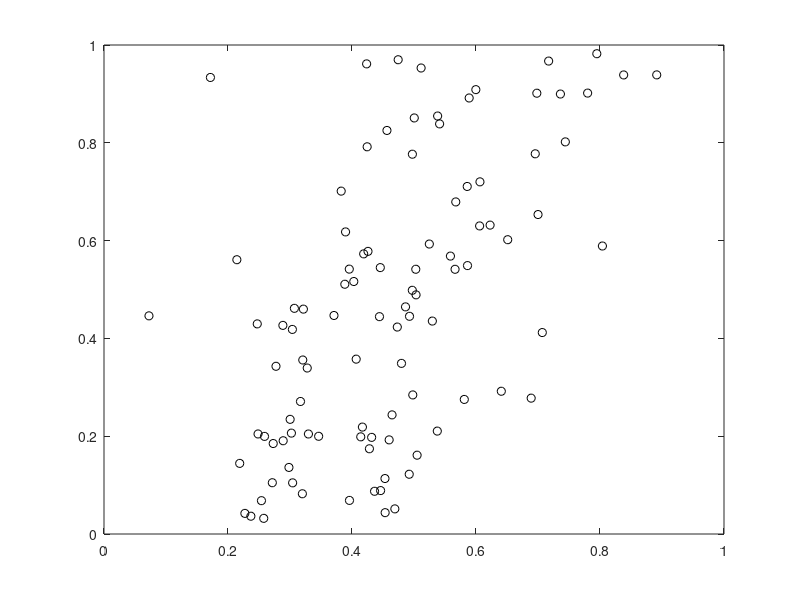
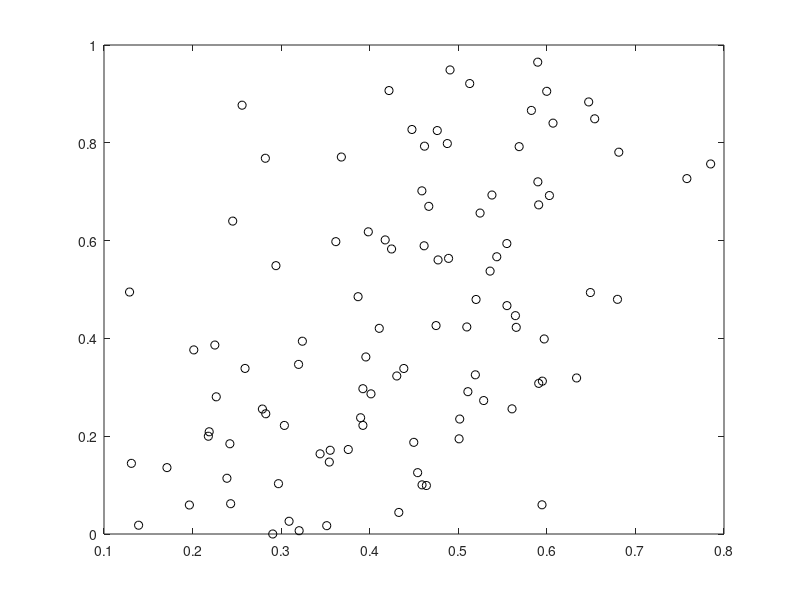
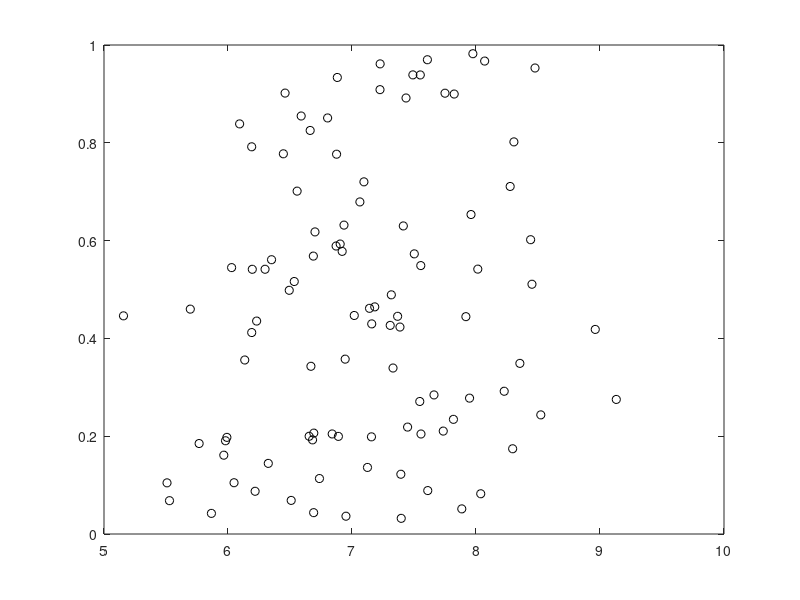
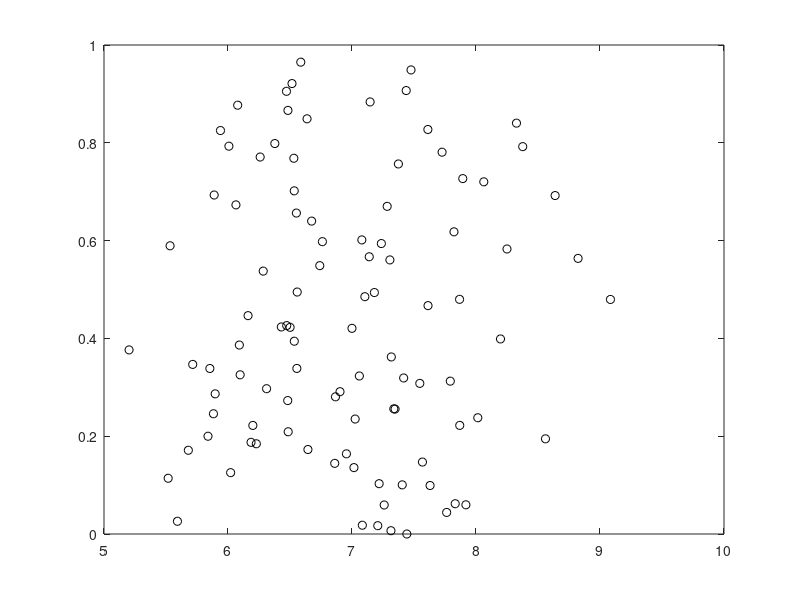

The MATLAB source for these figures, in order:
%% The dot product as a measure of similarity and it's relationship to the cos and angle between vectors
% ----------------------------------------------------------------------

x = [1/2^.5 1/2^.5 1/2^.5]; y = [1/2^.5 1/2^.5 1/2^.5]'; x*y

% dot product is proportional to cos(theta), where theta is angle between them
% it is cos(theta) * length of both vectors
cos(0)
cos(0) * norm(x) * norm(y)

cos(0) * norm(x) * norm(y)
x = rand(10, 1)'; y = rand(1, 10)'; x*y
cos(0) * norm(x) * norm(y)
x*y ./ norm(x) * norm(y)
x*y ./ (norm(x) * norm(y))
help cos
acos(x*y ./ (norm(x) * norm(y)))

acos(.9)*180/pi % in degrees


% norm is the sqrt(x'*x), the dot product with itself, the length of the vector

% x*y = cos(theta) * norm(x)*norm(y)

% cos(theta) = x*y / (norm(x)*norm(y))

% if norm(x)=norm(y)=1
% cos(theta)=x*y
% cos(theta)~x*y


%% Simulate a standard multiple regression model and solve several ways
% ----------------------------------------------------------------------

y = randn(100, 1);
X = randn(100, 5);
X(:, end+1) = 1;

% Standard regression equation with matrix inverse
b1 = inv(X'*X) * X' * y;

% Pseudoinverse
b2 = pinv(X) * y;

% Matrix left division formulation
b3 = X'*X \ X' * y;

% Matrix right division formulation

b4 = ((X' * y)' / (X' * X))';

b5 = X\y;

disp('These are all identical when the matrix X''*X is full-rank (well conditioned)')
disp('And regressors are therefore independent, model is identified')
[b1 b2 b3 b4 b5]


% help slash
%  Matrix division.
%   \   Backslash or left division.
%       A\B is the matrix division of A into B, which is roughly the
%       same as INV(A)*B , except it is computed in a different way.
%       If A is an N-by-N matrix and B is a column vector with N
%       components, or a matrix with several such columns, then
%       X = A\B is the solution to the equation A*X = B. A warning
%       message is printed if A is badly scaled or nearly 
%       singular.  A\EYE(SIZE(A)) produces the inverse of A.
%  
%       If A is an M-by-N matrix with M < or > N and B is a column
%       vector with M components, or a matrix with several such columns,
%       then X = A\B is the solution in the least squares sense to the
%       under- or overdetermined system of equations A*X = B. The
%       effective rank, K, of A is determined from the QR decomposition
%       with pivoting. A solution X is computed which has at most K
%       nonzero components per column. If K < N this will usually not
%       be the same solution as PINV(A)*B.  A\EYE(SIZE(A)) produces a
%       generalized inverse of A.

%   /   Slash or right division.
%       B/A is the matrix division of A into B, which is roughly the
%       same as B*INV(A) , except it is computed in a different way.
%       More precisely, B/A = (A'\B')'. See \.
 
% There may be a typo here (Matlab 2018)?
%  B/A is the matrix division of A into B is the same as A\B?
% A\B should be division

% See:
% https://tutorial45.com/matrix-division-matlab/

% For AX = B
% left-multiply both sides by inv(A)
% inv(A)*X = inv(A)*B
% X = inv(A)*B
% X = A\B

% For XB = Y
% left-multiply both sides by inv(X)
% inv(X)*X*B = inv(X)*Y
% inv(X)*X = I (identity)
% B = inv(X)*Y
% X = A\B

%% For PLS
% Notation as in Wold 2001
% Y is matrix of outcomes, T is latent scores on X
%
% For PLS, we want
% YV = T
% where Y is obs x voxels region Y, V is Y-weights, T is obs x k components X-scores
% that is: Y-voxels * Y-pattern weights (V) yields latent scores related to X (T)
% so the solution is:
% V = Y\T
%
% From PLS equations, by analogy with W (X-weights), v could be:
% v = Y't / t't
% or
% V = Y'T / T'T
% so, is this equivalent to Y\T above? :
% B/A = (A'\B')'
% % write Y\T as forward (right) division:
% V = (T' / Y')'
% This is not the same as  V = Y'T / T'T
%
% What is  V = Y'T / T'T doing?
% Regressing Y on X gives betas b = X'*X \ X' * y;
% So this is A\B, with A = X'*X and B = X'*y
%
% Write V = Y'T / T'T as a \ (left-divide) equation:
% B/A = (A'\B')'
% so:
%  Y'T / T'T = ( (T'T)' \ (Y'T)' )'
%
% This is of the form A = X'*X and B = X'*y
% b4 = ((X' * y)' / (X'*X))';
% V is a series of weights or betas...
% So it is a regression...
% ...but predictors (X) are T! 
%
% Would be like:
% ( (X'*X)' \ (Y'*X)' )'
%
% So V = Y'T / T'T is using T as a set of predictors (?)
% It is num Y-cols x num T-cols
% 

% T'T is symmetric, so:
%  Y'T / T'T = ( (T'T) \ (Y'T)' )'

% B = Y't
% A = t't
% B/A = (t't)' \ (Y't)')'
% t't is symmetric, so:
% B/A = (t't \ (Y't)')'
% B/A = (t't \ (t'Y))'
% B/A = (t'Y)' \ t't)

T = rand(100, 2);
Y = rand(100, 30);
V = Y\T;             % 30 x 2 matrix with 2 pattern weights across Y voxels

% write as forward (right) division:
V2 = (T' / Y')';

% these are the same:
[V V2]

% Now try the version inspired by W in PLS:
% But this uses T as predictors of Y...not the other way around
V3 = Y'*T / (T'*T);

V4 = ( (T'*T)' \ (Y'*T)' )';

% these are the same:
[V3 V4]

% They are all the same size, Y-voxels x T-components.

% Does Y*V = T ?
tmp = [Y * V T];
figure; plot(tmp(:, 1), tmp(:, 3), 'ko');
figure; plot(tmp(:, 2), tmp(:, 4), 'ko');

tmp = [Y * V3 T];
figure; plot(tmp(:, 1), tmp(:, 3), 'ko');
figure; plot(tmp(:, 2), tmp(:, 4), 'ko');

% V is a series of weights or betas...
V5 = (T' * Y / (Y'*Y))';

% Re-do and check for differences
V = Y\T;             % 30 x 2 matrix with 2 pattern weights across Y voxels
V5 = (T' * Y / (Y'*Y))';
any(abs(V - V5) > 0.00000001)

% in sum...PLS patterns for Y
% --------------------------------------------------------------------------
T = rand(100, 2);
Y = rand(100, 30);

% V is a series of weights or betas, mapping Y voxels onto latent
% components of X (T) -- which, through PLS, have been optimized to covary with
% latent components of Y (U). Each column of V is a pattern across Y voxels
% such that YV is as close to T as possible using the columns of Y. 
% The first column of V is a pattern map projecting onto the first column
% of T (component 1), the second col. of V maps to the second col. of V
% (component 2), etc. 
% 
% The solution to YV = T + E (E = error)
% a 30 x 2 matrix with 2 pattern weights across Y voxels
% The same as regressing T (outcomes) on Y (predictors)
V = Y\T;         % This formulation is preferred - most stable
% The same as regression betas mapping Y (predictors) to T (outcomes):
V_rep = ( T' * Y / (Y' * Y) )';
any(abs(V - V_rep) > 0.00000001)
% Show again using another, more familiar form for regression:
V_rep2 = inv(Y'*Y)*Y'*T;
any(abs(V - V_rep2) > 0.00000001)

% This will be stable only if there are more observations than Y voxels!
% If not, we need to use kernel-form regression, or pinv() to stabilize the
% regression. So pinv offers a more general solution.
V_rep3 = pinv(Y) * T;
any(abs(V - V_rep3) > 0.00000001)

% So, at the end of the day, our latent patterns should be:
% W = pinv(X) * U;
% V = pinv(Y) * T;

%% Relationship with Eigenvectors:
% X = A\B is the solution to the equation A*X = B.

% Eigenvectors find w such that:
% A*v = lambda*v
% to be continued...

%% Simulate a non-identified multiple regression model and solve several ways
% ----------------------------------------------------------------------

y = randn(100, 1);
X = randn(100, 5);
X(:, 4) = .5 * X(:, 2) + .5 * X(:, 3);
X(:, end+1) = 1;

disp('Standard regression equation with matrix inverse')
b1 = inv(X'*X) * X' * y;

disp('Pseudoinverse')
b2 = pinv(X) * y;

disp('Matrix division formulation')
b3 = X'*X \ X' * y;

b4 = X\y;

disp('When regressors 2, 3, and 4 are linearly dependent, all models')
disp('give different parameter estimates for these 3 non-identified parameters')
disp('But the same estimates for parameters that are identified.')
[b1 b2 b3 b4]

disp('Only the pseudoinverse gives a stable solution')

%% Simulate a well-conditioned multivariate X, multivariate Y case
% ----------------------------------------------------------------------

Y = randn(100, 2);
X = randn(100, 5);
X(:, end+1) = 1;

% Standard regression equation with matrix inverse
b1 = inv(X'*X) * X' * Y;

% Pseudoinverse
b2 = pinv(X) * Y;

% Matrix division formulation
b3 = X'*X \ X' * Y;

b1_1 = inv(X'*X) * X' * Y(:, 1);

disp('Param estimates all identical when the matrix X''*X is full-rank (well conditioned)')
disp('Here, each model has 2 columns of parameter estimates:')
[b1 b2 b3]

disp('And identical when estimating columns of Y separately or in the same model')
[b1(:, 1) b1_1]

disp('Regression projects each column of Y onto the model space spanned by the columns of X')

%% Calculation Speed

Y = randn(100, 2);
X = randn(100, 5);
X(:, end+1) = 1;

disp('Standard regression equation with matrix inverse')
tic, for i = 1:10000, b1 = inv(X'*X) * X' * Y; end, toc

disp('Pseudoinverse')
tic, for i = 1:10000, b2 = pinv(X) * Y; end, toc

disp('Matrix division formulation')
tic, for i = 1:10000, b3 = X'*X \ X' * Y; end, toc

disp('Speed may vary with size of matrices.')

%% Matrix rotation interpretation

% There is a matrix rotation interpretation as well.
% R*v is a rotation where the vector v is rotated (and dilated, sheared)
% by the matrix R.

% y-hat = X*b = Hat matrix (H) * y
% So the hat matrix H defines the rotation of y
% H is idempotent (length 1) so it rotates.

y = randn(100, 1);
X = randn(100, 5);
X(:, end+1) = 1;

H =  X * (X'*X \ X');

% H is the hat matrix because it produces the fitted values (y-hats).
% H is also called the influence matrix.

norm(H)


%% Kernel-form regression and pseudoinverse


